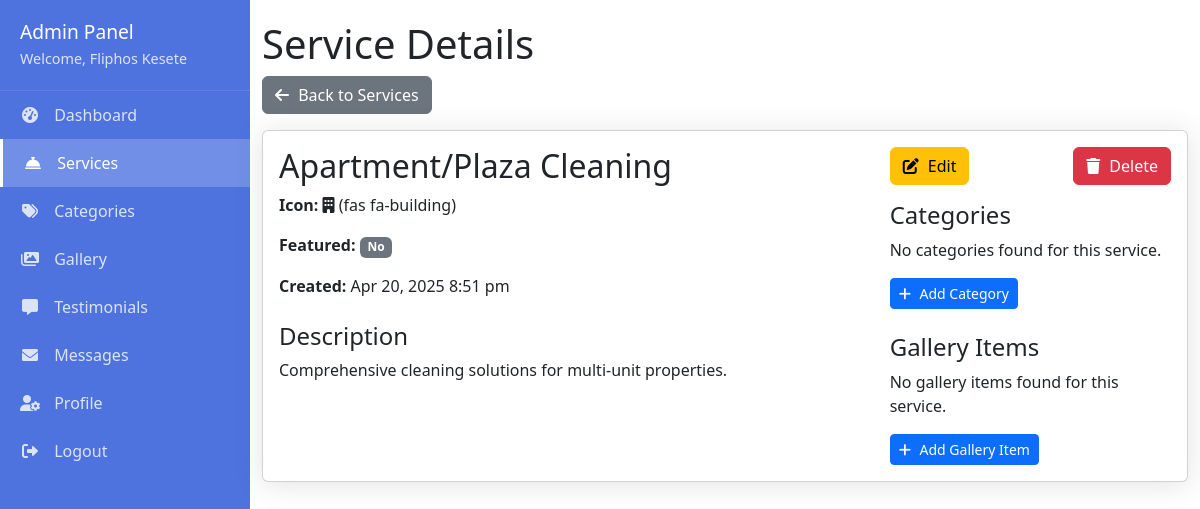
The page /admin/services/view.php?id=4 (signed in) on the database its author committed.
### tables this page shows
CREATE TABLE services (
    id INT AUTO_INCREMENT PRIMARY KEY,
    name VARCHAR(100) NOT NULL,
    description TEXT,
    icon VARCHAR(50),
    featured BOOLEAN DEFAULT FALSE,
    created_at TIMESTAMP DEFAULT CURRENT_TIMESTAMP
);

### admin/services/view.php (the view, shortened to what this page needs)
<?php
include '../includes/header.php';
include '../includes/navbar.php';
$id = $_GET['id'];
$stmt = $pdo->prepare("SELECT * FROM services WHERE id = ?");
$stmt->execute([$id]);
$service = $stmt->fetch();
?>
<div class="container">
    <h1>Service Details</h1>
    <a href="index.php" class="btn btn-secondary mb-3"><i class="fas fa-arrow-left"></i> Back to Services</a>
    <div class="card">
        <div class="card-body">
            <div class="row">
                <div class="col-md-8">
                    <h2><?php echo htmlspecialchars($service['name']); ?></h2>
                    <p><strong>Icon:</strong> <i class="<?php echo htmlspecialchars($service['icon']); ?>"></i> (<?php echo htmlspecialchars($service['icon']); ?>)</p>
                    <p><strong>Featured:</strong>
                        <?php if ($service['featured']): ?>
                            <span class="badge bg-success">Yes</span>
                        <?php else: ?>
                            <span class="badge bg-secondary">No</span>
                        <?php endif; ?>
                    </p>
                    <p><strong>Created:</strong> <?php echo date('M j, Y g:i a', strtotime($service['created_at'])); ?></p>
                    <h4 class="mt-4">Description</h4>
                    <p><?php echo nl2br(htmlspecialchars($service['description'])); ?></p>
                </div>
                <div class="col-md-4">
                    <div class="d-flex justify-content-between mb-3">
                        <a href="edit.php?id=<?php echo $service['id']; ?>" class="btn btn-warning"><i class="fas fa-edit"></i> Edit</a>
                        <form action="delete.php" method="post">
                            <button type="submit" class="btn btn-danger" onclick="return confirm('Are you sure you want to delete this service?')">
                                <i class="fas fa-trash"></i> Delete
                            </button>
                        </form>
                    </div>
                    <h4>Categories</h4>
                    <?php
                    $stmt = $pdo->prepare("SELECT * FROM service_categories WHERE service_id = ?");
                    $stmt->execute([$service['id']]);
                    $categories = $stmt->fetchAll();
                    if ($categories):
                    ?>
                        <ul class="list-group mb-3">
                            <?php foreach ($categories as $category): ?>
                                <li class="list-group-item d-flex justify-content-between align-items-center">
                                    <?php echo htmlspecialchars($category['name']); ?>
                                    <a href="../categories/edit.php?id=<?php echo $category['id']; ?>" class="btn btn-sm btn-outline-secondary">
                                        <i class="fas fa-edit"></i>
                                    </a>
                                </li>
                            <?php endforeach; ?>
                        </ul>
                    <?php else: ?>
                        <p>No categories found for this service.</p>
                    <?php endif; ?>
                    <a href="../categories/add.php?service_id=<?php echo $service['id']; ?>" class="btn btn-sm btn-primary">
                        <i class="fas fa-plus"></i> Add Category
                    </a>
                    <h4 class="mt-4">Gallery Items</h4>
                    <?php
                    $stmt = $pdo->prepare("SELECT * FROM gallery WHERE service_id = ? LIMIT 3");
                    $stmt->execute([$service['id']]);
                    $galleryItems = $stmt->fetchAll();
                    if ($galleryItems):
                    ?>
                        <div class="row g-2 mb-3">
                            <?php foreach ($galleryItems as $item): ?>
                                <div class="col-4">
                                    <img src="<?php echo htmlspecialchars($item['image_path']); ?>" class="img-thumbnail" alt="<?php echo htmlspecialchars($item['caption']); ?>">
                                </div>
                            <?php endforeach; ?>
                        </div>
                    <?php else: ?>
                        <p>No gallery items found for this service.</p>
                    <?php endif; ?>
                    <a href="../gallery/add.php?service_id=<?php echo $service['id']; ?>" class="btn btn-sm btn-primary">
                        <i class="fas fa-plus"></i> Add Gallery Item
                    </a>
                </div>
            </div>
        </div>
    </div>
</div>
<?php include '../includes/footer.php'; ?>

### admin/assets/CSS/admin.css (style rules this page uses)
:root { --primary: #4e73df; --secondary: #858796; --success: #1cc88a; --info: #36b9cc; --warning: #f6c23e; --danger: #e74a3b; --light: #f8f9fc; --dark: #5a5c69; }
body { font-family: 'Nunito', sans-serif; background-color: #f8f9fc; }
.container { flex: 1; padding: 20px; max-width: 1200px; margin: 0 auto; }
.card { border: none; border-radius: 5px; box-shadow: 0 0.15rem 1.75rem 0 rgba(58, 59, 69, 0.15); margin-bottom: 20px; }
.card-body { padding: 20px; }
.btn { display: inline-flex; align-items: center; justify-content: center; padding: 8px 16px; border-radius: 4px; font-weight: 600; cursor: pointer; transition: all 0.3s; border: none; }
.btn i { margin-right: 5px; }
.btn-sm { padding: 5px 10px; font-size: 0.875rem; }
.btn-primary { background: var(--primary); color: white; }
.btn-secondary { background: var(--secondary); color: white; }
.btn-warning { background: var(--warning); color: #212529; }
.btn-danger { background: var(--danger); color: white; }

### rows shown on the page
services: name "Apartment/Plaza Cleaning", icon "fas fa-building", created_at "Apr 20, 2025 8:51 pm", description "Comprehensive cleaning solutions for multi-unit properties."

### other values the page prints
$_SESSION['admin_name'] "Fliphos Kesete"
